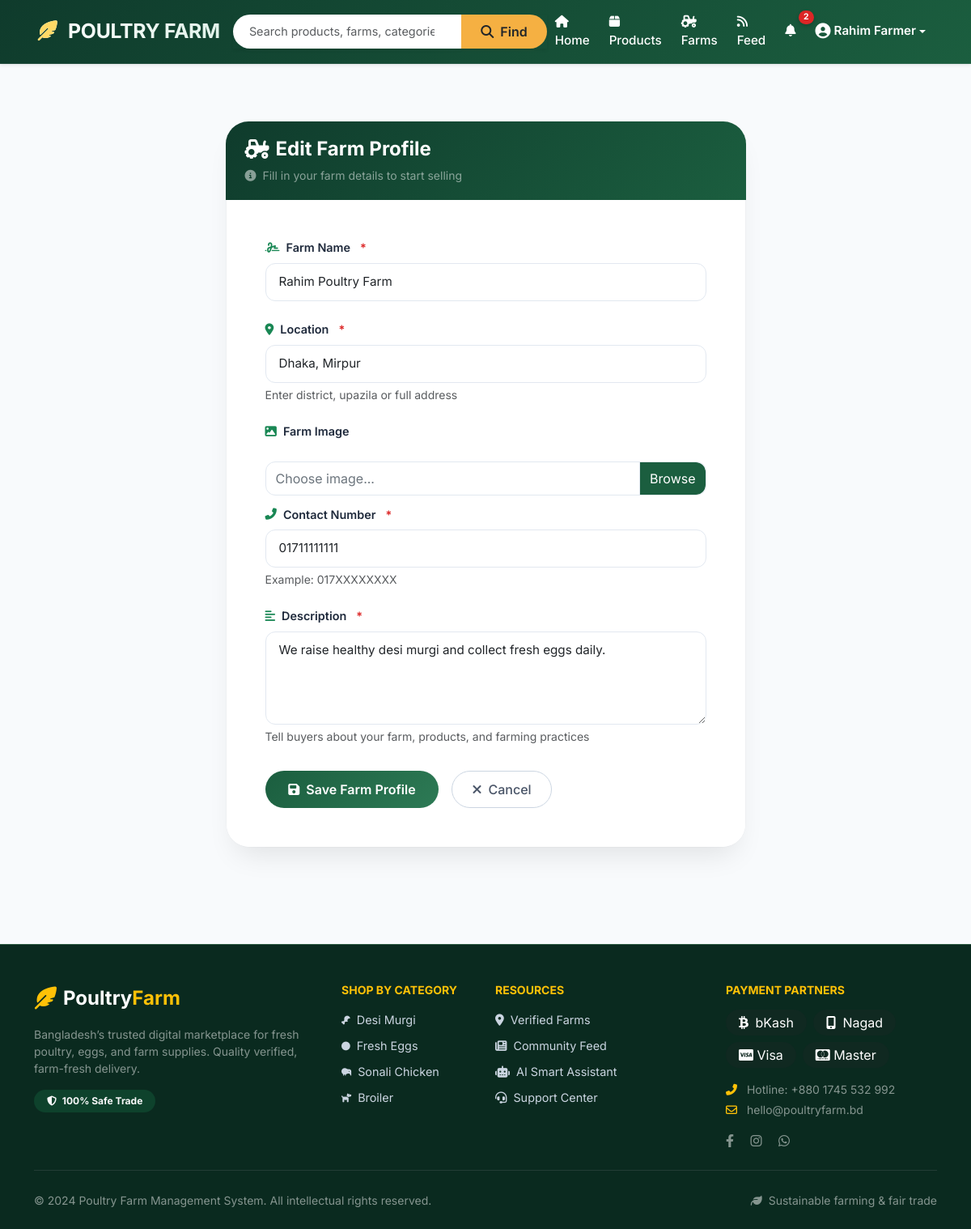
/farms/edit/ (signed in), run on the app's committed database.
### accounts/models.py (models this page shows, shortened)
class User(AbstractBaseUser, PermissionsMixin):
    USER_TYPE_CHOICES = [
        ('buyer', 'Buyer'),
        ('seller', 'Seller'),
        ('admin', 'Admin'),
    ]
    email = models.EmailField(unique=True)
    full_name = models.CharField(max_length=150)
    phone_number = models.CharField(max_length=20)
    user_type = models.CharField(max_length=10, choices=USER_TYPE_CHOICES, default='buyer')
    profile_image = models.ImageField(upload_to='profiles/', null=True, blank=True)
    is_active = models.BooleanField(default=True)
    is_staff = models.BooleanField(default=False)
    date_joined = models.DateTimeField(default=timezone.now)
    USERNAME_FIELD = 'email'
    REQUIRED_FIELDS = ['full_name']
    objects = UserManager()
    @property
    def is_seller(self):
        return self.user_type == 'seller'
    @property
    def is_buyer(self):
        return self.user_type == 'buyer'
    @property
    def has_farm_profile(self):
        return hasattr(self, 'farm_profile')

### farms/models.py (models this page shows, shortened)
class FarmProfile(models.Model):
    seller = models.OneToOneField(User, on_delete=models.CASCADE, related_name='farm_profile')
    farm_name = models.CharField(max_length=200)
    location = models.CharField(max_length=300)
    farm_image = models.ImageField(upload_to='farms/', null=True, blank=True)
    contact_number = models.CharField(max_length=20)
    description = models.TextField()
    is_verified = models.BooleanField(default=False)
    created_at = models.DateTimeField(auto_now_add=True)
    updated_at = models.DateTimeField(auto_now=True)

### farms/views.py (the view)
# urls.py: path('edit/', views.edit_farm_view, name='edit_farm'),
@login_required
def edit_farm_view(request):
    if not request.user.is_seller:
        return redirect('home')
    farm = get_object_or_404(FarmProfile, seller=request.user)
    if request.method == 'POST':
        form = FarmProfileForm(request.POST, request.FILES, instance=farm)
        if form.is_valid():
            form.save()
            messages.success(request, 'Farm profile updated.')
            return redirect('farms:my_farm')
    else:
        form = FarmProfileForm(instance=farm)
    return render(request, 'farms/farm_form.html', {'form': form, 'title': 'Edit Farm Profile'})

### templates/farms/farm_form.html (shortened to what this page needs)
{% extends 'base.html' %}
{% block content %}
<div class="container py-5">
    <div class="row justify-content-center">
        <div class="col-md-8 col-lg-7">
            <div class="glass-form-container">
                <div class="form-header-gradient">
                    <h4 class="fw-bold mb-0 text-white d-flex align-items-center gap-2">
                        <i class="fas fa-tractor"></i>
                        <span>{{ title }}</span>
                    </h4>
                    <p class="text-white-50 small mt-2 mb-0">
                        <i class="fas fa-info-circle me-1"></i> Fill in your farm details to start selling
                    </p>
                </div>
                <div class="p-4 p-md-5">
                    <form method="post" enctype="multipart/form-data" id="farmForm">
                        <div class="mb-4">
                            <label class="form-label-modern required-field">
                                <i class="fas fa-signature text-success"></i> Farm Name
                            </label>
                            {{ form.farm_name }}
                        </div>
                        <div class="mb-4">
                            <label class="form-label-modern required-field">
                                <i class="fas fa-map-marker-alt text-success"></i> Location
                            </label>
                            {{ form.location }}
                            <small class="text-muted d-block mt-1">Enter district, upazila or full address</small>
                        </div>
                        <div class="mb-4">
                            <label class="form-label-modern">
                                <i class="fas fa-image text-success"></i> Farm Image
                            </label>
                            <div class="custom-file-input">
                                <label class="custom-file-label" for="{{ form.farm_image.id_for_label }}">Choose image...</label>
                            </div>
                            <small class="text-muted d-block mt-1">Upload a photo of your farm (JPG, PNG, max 5MB)</small>
                        </div>
                        <div class="mb-4">
                            <label class="form-label-modern required-field">
                                <i class="fas fa-phone-alt text-success"></i> Contact Number
                            </label>
                            {{ form.contact_number }}
                            <small class="text-muted d-block mt-1">Example: 017XXXXXXXX</small>
                        </div>
                        <div class="mb-4">
                            <label class="form-label-modern required-field">
                                <i class="fas fa-align-left text-success"></i> Description
                            </label>
                            {{ form.description }}
                            <small class="text-muted d-block mt-1">Tell buyers about your farm, products, and farming practices</small>
                        </div>
                        <div class="d-flex flex-wrap gap-3 pt-2">
                            <button type="submit" class="btn btn-glass-success">
                                <i class="fas fa-save me-2"></i>Save Farm Profile
                            </button>
                            {% if request.user.has_farm_profile %}
                            <a href="{% url 'farms:my_farm' %}" class="btn-glass-outline text-decoration-none">
                                <i class="fas fa-times me-2"></i>Cancel
                            </a>
                            {% endif %}
                        </div>
                    </form>
                </div>
            </div>
        </div>
    </div>
</div>
{% endblock %}

### templates/base.html (shortened to what this page needs)
<!DOCTYPE html>
<html lang="en">
<head>
    {% load static %}
    <link href="https://cdn.jsdelivr.net/npm/bootstrap@5.3.0/dist/css/bootstrap.min.css" rel="stylesheet">
    <link href="https://cdnjs.cloudflare.com/ajax/libs/font-awesome/6.4.0/css/all.min.css" rel="stylesheet">
</head>
<body>
<nav class="navbar navbar-expand-lg navbar-premium sticky-top shadow-sm">
    <div class="container px-2 px-lg-3">
        <a class="navbar-brand fw-bold" href="{% url 'home' %}">
            <i class="fas fa-feather-alt me-2" style="color: #ffd966;"></i> POULTRY FARM
        </a>
        <div class="collapse navbar-collapse" id="navbarNav">
            <form class="d-flex mx-auto my-2 my-lg-0 w-100 w-lg-50" method="GET" action="{% url 'products:product_list' %}">
                <div class="input-group shadow-sm">
                    <input class="form-control search-bar" type="search" name="q" placeholder="Search products, farms, categories..." value="{{ request.GET.q }}" aria-label="Search">
                    <button class="btn search-btn" type="submit"><i class="fas fa-search me-1"></i> Find</button>
                </div>
            </form>
            <ul class="navbar-nav ms-auto mt-3 mt-lg-0 align-items-center gap-1">
                <li class="nav-item"><a class="nav-link text-white" href="{% url 'home' %}"><i class="fas fa-home me-1"></i> Home</a></li>
                <li class="nav-item"><a class="nav-link text-white" href="{% url 'products:product_list' %}"><i class="fas fa-box me-1"></i> Products</a></li>
                <li class="nav-item"><a class="nav-link text-white" href="{% url 'farms:farm_list' %}"><i class="fas fa-tractor me-1"></i> Farms</a></li>
                <li class="nav-item"><a class="nav-link text-white" href="{% url 'social:feed' %}"><i class="fas fa-rss me-1"></i> Feed</a></li>
                {% if user.is_authenticated %}
                    <li class="nav-item position-relative">
                        <a class="nav-link text-white" href="{% url 'notifications:list' %}">
                            <i class="fas fa-bell"></i>
                            {% if notification_count > 0 %}
                            <span class="badge-counter">{{ notification_count }}</span>
                            {% endif %}
                        </a>
                    </li>
                    <li class="nav-item dropdown">
                        <a class="nav-link dropdown-toggle text-white d-flex align-items-center" href="#" id="navbarDropdown" role="button" data-bs-toggle="dropdown" aria-expanded="false">
                            <span class="fw-semibold">{{ user.full_name|truncatechars:14 }}</span>
                        </a>
                    </li>
                {% else %}
                    <li class="nav-item"><a class="btn btn-outline-light-custom me-2" href="{% url 'accounts:login' %}"><i class="fas fa-key me-1"></i> Login</a></li>
                    <li class="nav-item"><a class="btn btn-warning-custom" href="{% url 'accounts:register' %}"><i class="fas fa-user-plus me-1"></i> Register</a></li>
                {% endif %}
            </ul>
        </div>
    </div>
</nav>
<main class="py-4">
    {% block content %}{% endblock %}
</main>
<footer class="footer-premium text-white pt-5 pb-4 mt-5">
    <div class="container">
        <div class="row g-4">
            <div class="col-lg-4 col-md-6">
                <div class="d-flex align-items-center mb-3">
                    <i class="fas fa-feather-alt fs-3 me-2 text-warning"></i>
                    <span class="fw-bold fs-4">Poultry<span class="text-warning">Farm</span></span>
                </div>
                <p class="text-white-50 small lh-base">Bangladesh’s trusted digital marketplace for fresh poultry, eggs, and farm supplies. Quality verified, farm-fresh delivery.</p>
                <div class="mt-3">
                    <span class="badge bg-success bg-opacity-25 text-light px-3 py-2 rounded-pill"><i class="fas fa-shield-alt me-1"></i> 100% Safe Trade</span>
                </div>
            </div>
            <div class="col-lg-2 col-md-6">
                <h6 class="fw-bold text-uppercase small text-warning mb-3">Shop by Category</h6>
                <ul class="list-unstyled">
                    <li class="mb-2"><a href="{% url 'products:product_list' %}?category=desi_murgi" class="footer-link">Desi Murgi</a></li>
                    <li class="mb-2"><a href="{% url 'products:product_list' %}?category=egg" class="footer-link">Fresh Eggs</a></li>
                    <li class="mb-2"><a href="{% url 'products:product_list' %}?category=sonali" class="footer-link">Sonali Chicken</a></li>
                    <li class="mb-2"><a href="{% url 'products:product_list' %}?category=broiler" class="footer-link">Broiler</a></li>
                </ul>
            </div>
            <div class="col-lg-3 col-md-6">
                <h6 class="fw-bold text-uppercase small text-warning mb-3">Resources</h6>
                <ul class="list-unstyled">
                    <li class="mb-2"><a href="{% url 'farms:farm_list' %}" class="footer-link"><i class="fas fa-map-marker-alt me-2"></i>Verified Farms</a></li>
                    <li class="mb-2"><a href="{% url 'social:feed' %}" class="footer-link"><i class="fas fa-newspaper me-2"></i>Community Feed</a></li>
                    {% if user.is_authenticated %}
                    <li class="mb-2"><a href="{% url 'chat:ai_chat' %}" class="footer-link"><i class="fas fa-robot me-2"></i>AI Smart Assistant</a></li>
                    {% endif %}
                    <li class="mb-2"><a href="#" class="footer-link"><i class="fas fa-headset me-2"></i>Support Center</a></li>
                </ul>
            </div>
            <div class="col-lg-3 col-md-6">
                <h6 class="fw-bold text-uppercase small text-warning mb-3">Payment Partners</h6>
                <div class="d-flex flex-wrap gap-2 mb-3">
                    <span class="bg-dark bg-opacity-25 px-3 py-1 rounded-pill"><i class="fab fa-btc me-1"></i> bKash</span>
                    <span class="bg-dark bg-opacity-25 px-3 py-1 rounded-pill"><i class="fas fa-mobile-alt me-1"></i> Nagad</span>
                    <span class="bg-dark bg-opacity-25 px-3 py-1 rounded-pill"><i class="fab fa-cc-visa"></i> Visa</span>
                    <span class="bg-dark bg-opacity-25 px-3 py-1 rounded-pill"><i class="fab fa-cc-mastercard"></i> Master</span>
                </div>
                <p class="text-white-50 small mb-1"><i class="fas fa-phone-alt me-2 text-warning"></i> Hotline: +880 1745 532 992</p>
                <p class="text-white-50 small"><i class="far fa-envelope me-2 text-warning"></i> hello@poultryfarm.bd</p>
                <div class="mt-2">
                    <a href="#" class="text-white-50 me-3"><i class="fab fa-facebook-f"></i></a>
                    <a href="#" class="text-white-50 me-3"><i class="fab fa-instagram"></i></a>
                    <a href="#" class="text-white-50"><i class="fab fa-whatsapp"></i></a>
                </div>
            </div>
        </div>
        <hr class="border-secondary my-4">
        <div class="row align-items-center">
            <div class="col-md-6 text-center text-md-start">
                <p class="small text-white-50 mb-0">&copy; 2024 Poultry Farm Management System. All intellectual rights reserved.</p>
            </div>
            <div class="col-md-6 text-center text-md-end mt-2 mt-md-0">
                <span class="small text-white-50"><i class="fas fa-leaf me-1"></i> Sustainable farming & fair trade</span>
            </div>
        </div>
    </div>
</footer>
</body>
</html>

### data on the page
User: full_name "Rahim Farmer"
FarmProfile: farm_name "Rahim Poultry Farm", location "Dhaka, Mirpur", contact_number "01711111111", description "We raise healthy desi murgi and collect fresh eggs daily."

### other printed values
{{ notification_count }} "2"
{{ title }} "Edit Farm Profile"
